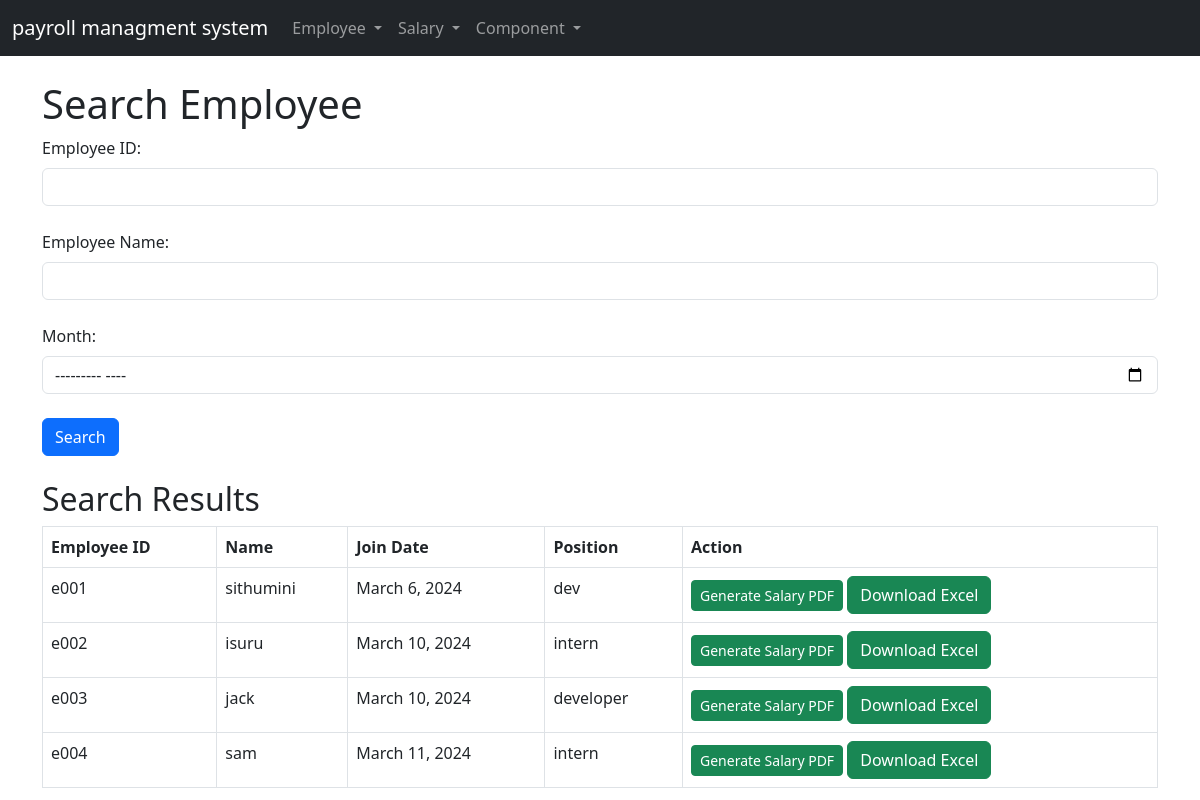
The app's page /, older data.
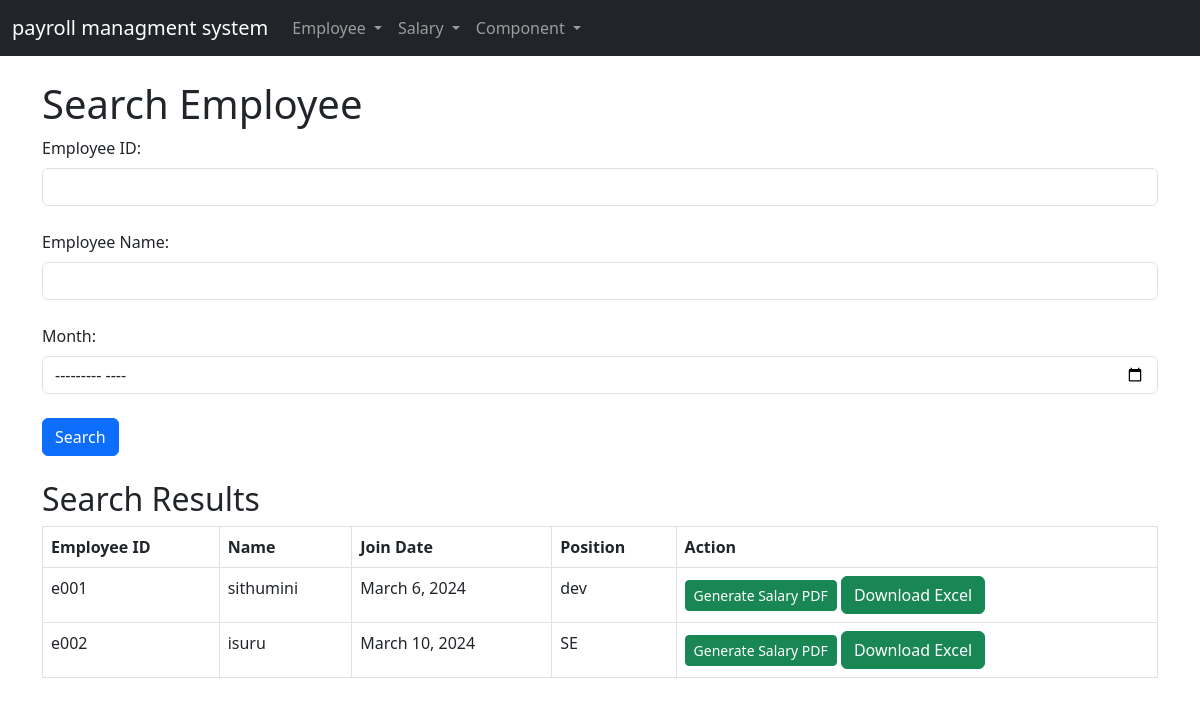
The same page, newer data.
### paysheet/models.py (models this page shows, shortened)
class Employee(models.Model):
    employee_id = models.CharField(max_length=20, unique=True,default="")
    name = models.CharField(max_length=100)
    bank_name = models.CharField(max_length=100, null=True, blank=True)  # Add bank_name field
    account_number = models.CharField(max_length=20, null=True, blank=True)

class Salary(models.Model):
    salary_id=models.CharField(max_length=20, unique=True,default="")
    employee=models.ForeignKey(Employee, on_delete=models.CASCADE)
    basic_salary = models.DecimalField(max_digits=10, decimal_places=2)
    join_date = models.DateField()
    position = models.CharField(max_length=100)

### paysheet/views.py (the view)
# urls.py: path('', views.home,name='home'),
def home(request):
    if request.method == 'GET':
        query_employee_id = request.GET.get('employee_id')
        query_employee_name = request.GET.get('employee_name')
        query_month = request.GET.get('month')
        employees = Employee.objects.all()
        if query_employee_id:
            employees = employees.filter(employee_id__icontains=query_employee_id)
        if query_employee_name:
            employees = employees.filter(name__icontains=query_employee_name)
        if query_month:
            employees = employees.filter(salary__join_date__month=datetime.strptime(query_month, '%B').month)
        context = {'employees': employees}
        return render(request, 'home.html', context)
    else:
        return render(request, 'home.html')

### templates/home.html (shortened to what this page needs)
<!DOCTYPE html>
<html lang="en">
<head>
    <link href="https://cdn.jsdelivr.net/npm/bootstrap@5.3.0-alpha1/dist/css/bootstrap.min.css" rel="stylesheet">
</head>
<body>
<nav class="navbar navbar-expand-lg navbar-dark bg-dark">
    <div class="container-fluid">
        <a class="navbar-brand" href="#">payroll managment system</a>
        <div class="collapse navbar-collapse" id="navbarNav">
            <ul class="navbar-nav">
                <li class="nav-item dropdown">
                    <a class="nav-link dropdown-toggle" href="#" id="employeeDropdown" role="button" data-bs-toggle="dropdown" aria-expanded="false">
                        Employee
                    </a>
                </li>
                <li class="nav-item dropdown">
                    <a class="nav-link dropdown-toggle" href="#" id="salaryDropdown" role="button" data-bs-toggle="dropdown" aria-expanded="false">
                        Salary
                    </a>
                </li>
                <li class="nav-item dropdown">
                    <a class="nav-link dropdown-toggle" href="#" id="componentDropdown" role="button" data-bs-toggle="dropdown" aria-expanded="false">
                        Component
                    </a>
                </li>
            </ul>
        </div>
    </div>
</nav>
<div class="container mt-4">
    <h1>Search Employee</h1>
    <form method="GET">
        <label for="employee_id" class="form-label">Employee ID:</label>
        <input type="text" id="employee_id" name="employee_id" class="form-control"><br>
        <label for="employee_name" class="form-label">Employee Name:</label>
        <input type="text" id="employee_name" name="employee_name" class="form-control"><br>
        <label for="month" class="form-label">Month:</label>
        <input type="month" id="month" name="month" class="form-control"><br>
        <button type="submit" class="btn btn-primary">Search</button>
    </form>
    <br>
    {% if employees %}
    <h2>Search Results</h2>
    <table class="table table-bordered">
        <thead>
            <tr>
                <th>Employee ID</th>
                <th>Name</th>
                <th>Join Date</th>
                <th>Position</th>
                <th>Action</th>
            </tr>
        </thead>
        <tbody>
            {% for employee in employees %}
            <tr>
                <td>{{ employee.employee_id }}</td>
                <td>{{ employee.name }}</td>
                {% for salary_entry in employee.salary_set.all %}
                <td>{{ salary_entry.join_date }}</td>
                <td>{{ salary_entry.position }}</td>
                {% endfor %}
                <td>
                    <a href="{% url 'generate_salary_pdf' employee.employee_id %}" class="btn btn-success btn-sm">Generate Salary PDF</a>
                    <button onclick="downloadExcel('{{ employee.id }}')" class="btn btn-success">Download Excel</button>
                </td>
            </tr>
            {% endfor %}
        </tbody>
    </table>
    {% endif %}
</div>
</body>
</html>

Row changes from the older to the newer data that the page shows:
removed Employee: employee_id "e003", name "jack"
removed Salary: join_date "March 10, 2024", position "developer", shown under "e003"
removed Employee: employee_id "e004", name "sam"
removed Salary: join_date "March 11, 2024", position "intern", shown under "e004"
changed Salary "March 10, 2024": position "intern" → "SE"
